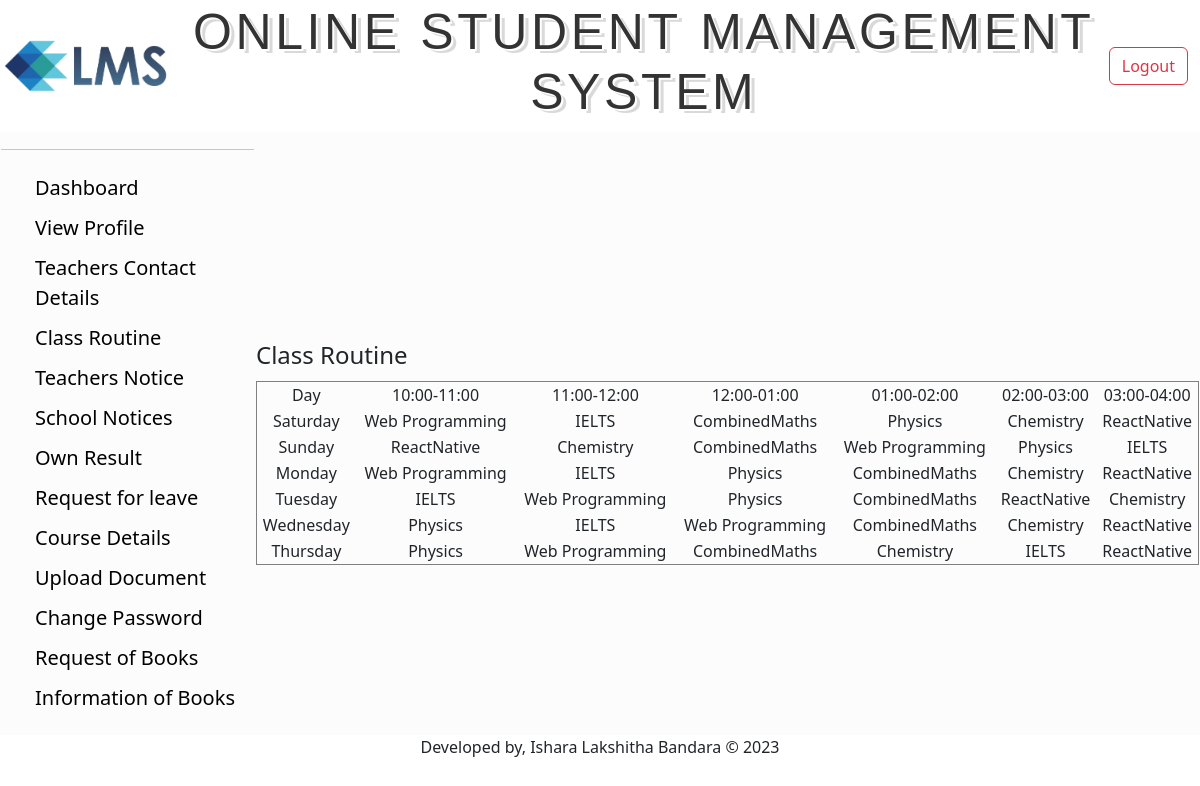
The app's page /student/view/routine.php (signed in) with its own data.
### tables this page shows
CREATE TABLE `routine` (
  `day` varchar(50) NOT NULL,
  `10:00-11:00` varchar(50) NOT NULL,
  `11:00-12:00` varchar(50) NOT NULL,
  `12:00-01:00` varchar(50) NOT NULL,
  `01:00-02:00` varchar(50) NOT NULL,
  `02:00-03:00` varchar(50) NOT NULL,
  `03:00-04:00` varchar(50) NOT NULL
);

### student/Model/DatabaseConnection.php (called while the page is built, shortened)
<?php
		function getAllroutine(){
			$conn = getConnection();
			$sql = "select * from routine";
			$result = mysqli_query($conn, $sql);
			$user=[];
			while($row = mysqli_fetch_assoc($result))
			{
				array_push($user, $row);
			}
			return $user;
		}
?>

### student/View/routine.php (the view, shortened to what this page needs)
<?php
require_once('../Model/DatabaseConnection.php');
$routine=getAllroutine();
include('header.php');
?>
<?php include('sideBar.php'); ?>
        <td>
          <fieldset>
            <legend>Class Routine</legend>
        <form class="" action="" method="post">
        <?php
                echo "<table border = 1 width='100%' cellspacing = 0  >
                <tr align = 'center'>
                    <td>Day</td>
                    <td>10:00-11:00</td>
                    <td>11:00-12:00</td>
                    <td>12:00-01:00</td>
                    <td>01:00-02:00</td>
                    <td>02:00-03:00</td>
					<td>03:00-04:00</td>
                </tr>";
                for($i = 0; $i<count($routine); $i++){
                    echo "<tr align = 'center'>
                    <td>{$routine[$i]['day']}</td>
                    <td>{$routine[$i]['10:00-11:00']}</td>
                    <td>{$routine[$i]['11:00-12:00']}</td>
                    <td>{$routine[$i]['12:00-01:00']}</td>
                    <td>{$routine[$i]['01:00-02:00']}</td>
                    <td>{$routine[$i]['02:00-03:00']}</td>
					<td>{$routine[$i]['03:00-04:00']}</td>
                </tr>";
                }
                echo "</table>";
                ?>
        </form>
        </fieldset>
        </td>
      </tr>
      <?php include('footer.php'); ?>

### records on screen
routine: day "Saturday", value "Web Programming", value "IELTS", value "CombinedMaths", value "Physics", value "Chemistry", value "ReactNative"
routine: day "Sunday", value "ReactNative", value "Chemistry", value "CombinedMaths", value "Web Programming", value "Physics", value "IELTS"
routine: day "Monday", value "Web Programming", value "IELTS", value "Physics", value "CombinedMaths", value "Chemistry", value "ReactNative"
routine: day "Tuesday", value "IELTS", value "Web Programming", value "Physics", value "CombinedMaths", value "ReactNative", value "Chemistry"
routine: day "Wednesday", value "Physics", value "IELTS", value "Web Programming", value "CombinedMaths", value "Chemistry", value "ReactNative"
routine: day "Thursday", value "Physics", value "Web Programming", value "CombinedMaths", value "Chemistry", value "IELTS", value "ReactNative"
